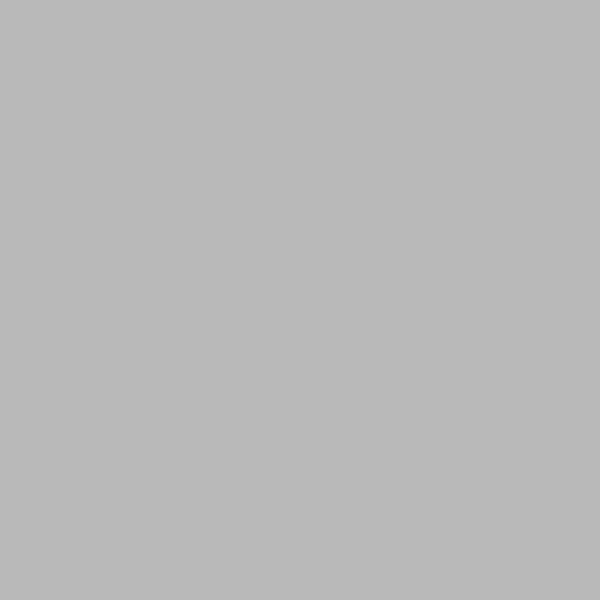
Frame 1 (no input)
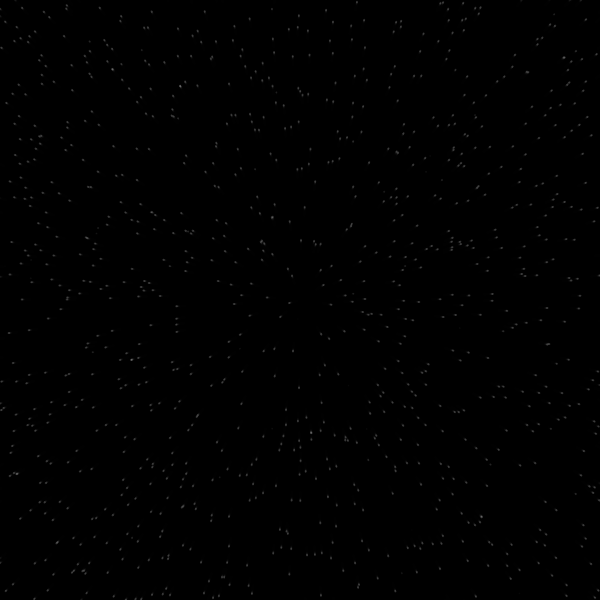
Frame 60 (no input)
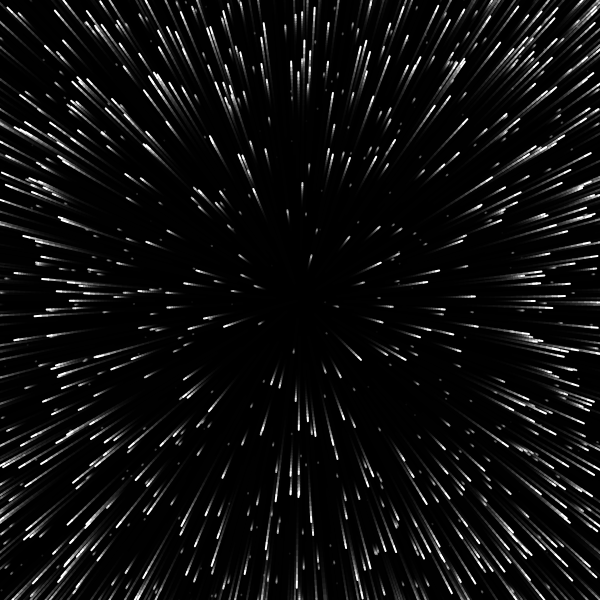
Frame 120 (the mouse pressed at the canvas centre since frame 60)

The p5.js sketch that drew these frames (run headless with seeded random() and noise() and a simulated clock; from frame 60 on, the mouse is pressed at the canvas centre):

// p5.js sketch
// ── sketch.js
const numStars = 1000;
let stars = [];

function setup() {
  createCanvas(600, 600);
  stroke(255);
  strokeWeight(2);
  
  for(let i = 0; i < numStars; i ++) {
    stars.push(new Star(random(width), random(height)));
  }
}

function draw() {
  background(0, 70);
  
  const acc = map(mouseX, 0, width, 0.005, 0.2);
  
  stars = stars.filter(star => {
    star.draw();
    star.update(acc);
    return star.isActive();
  });
  
  while(stars.length < numStars) {
    stars.push(new Star(random(width), random(height)));
  }
}

class Star {
  constructor(x, y) {
    this.pos = createVector(x, y);
    this.prevPos = createVector(x, y);
    
    this.vel = createVector(0, 0);
    
    this.ang = atan2(y - (height/2), x - (width/2));
  }
  
  isActive() {
    return onScreen(this.prevPos.x, this.prevPos.y);
  }
  
  update(acc) {
    this.vel.x += cos(this.ang) * acc;
    this.vel.y += sin(this.ang) * acc;
    
    this.prevPos.x = this.pos.x;
    this.prevPos.y = this.pos.y;
    
    this.pos.x += this.vel.x;
    this.pos.y += this.vel.y;
  }
  
  draw() {
    const alpha = map(this.vel.mag(), 0, 3, 0, 255);
    stroke(255, alpha);
    line(this.pos.x, this.pos.y, this.prevPos.x, this.prevPos.y);
  }
}

function onScreen(x, y) {
  return x >= 0 && x <= width && y >= 0 && y <= height;  
}
